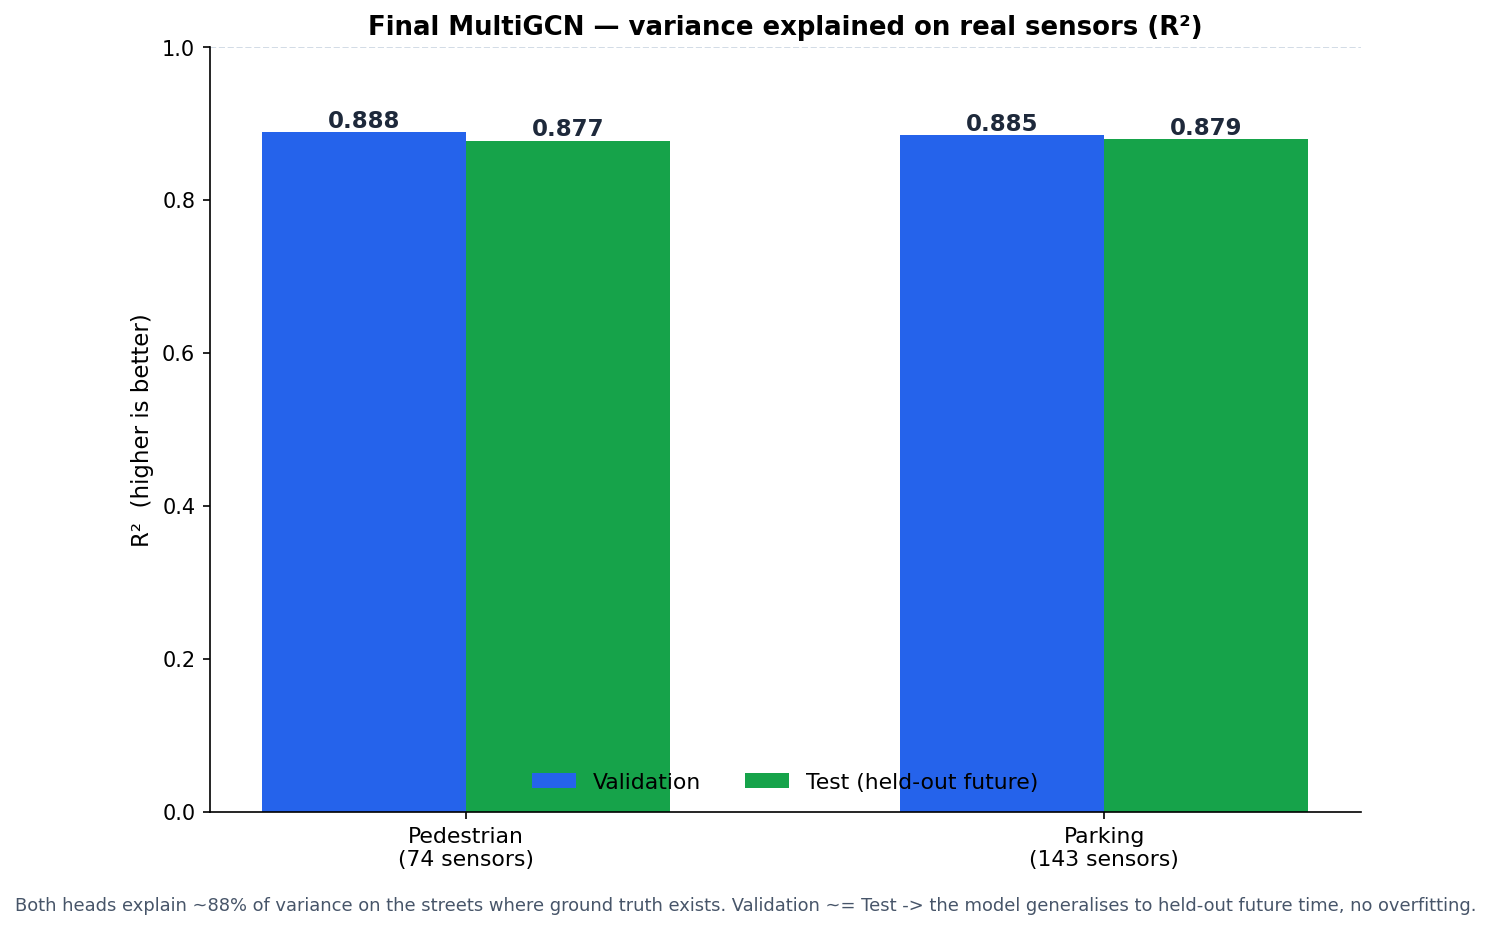

Reproduce this figure in Python.
"""
Figure: final MultiGCN R² — validation vs test, both heads.

Reads data/models/model_eval.json (the deployed Exp B model). R² on the real sensor
streets (74 ped / 143 park). Shows val vs test side by side to make the generalisation
(val ~= test) visible.

    python docs/figures/fig_final_r2.py  ->  docs/figures/fig_final_r2.png
"""
import json
from pathlib import Path
import matplotlib
matplotlib.use("Agg")
import matplotlib.pyplot as plt
import numpy as np

ROOT = Path(__file__).resolve().parents[2]
e = json.loads((ROOT / "melbourne_pipeline" / "data" / "models" / "model_eval.json").read_text())

heads = ["Pedestrian\n(74 sensors)", "Parking\n(143 sensors)"]
val   = [e["val_ped_r2"],  e["val_park_r2"]]
test  = [e["test_ped_r2"], e["test_park_r2"]]
x = np.arange(len(heads)); w = 0.32

fig, ax = plt.subplots(figsize=(8.5, 6), dpi=150)
b1 = ax.bar(x - w/2, val,  w, label="Validation", color="#2563eb")
b2 = ax.bar(x + w/2, test, w, label="Test (held-out future)", color="#16a34a")

for bars in (b1, b2):
    for r in bars:
        ax.annotate(f"{r.get_height():.3f}", (r.get_x() + r.get_width()/2, r.get_height()),
                    ha="center", va="bottom", fontsize=11, fontweight="bold", color="#1e293b")

ax.set_ylabel("R²  (higher is better)", fontsize=11)
ax.set_title("Final MultiGCN — variance explained on real sensors (R²)",
             fontsize=12.5, fontweight="bold")
ax.set_xticks(x); ax.set_xticklabels(heads, fontsize=10.5)
ax.set_ylim(0, 1.0)
ax.axhline(1.0, color="#cbd5e1", lw=0.8, ls="--")
ax.legend(frameon=False, fontsize=10.5, loc="lower center", ncol=2)
ax.spines[["top", "right"]].set_visible(False)

fig.text(0.5, -0.02,
    "Both heads explain ~88% of variance on the streets where ground truth exists. "
    "Validation ~= Test -> the model generalises to held-out future time, no overfitting.",
    ha="center", fontsize=8.6, color="#475569")

out = Path(__file__).parent / "fig_final_r2.png"
fig.tight_layout()
fig.savefig(out, bbox_inches="tight", facecolor="white")
print(f"Saved: {out}")
